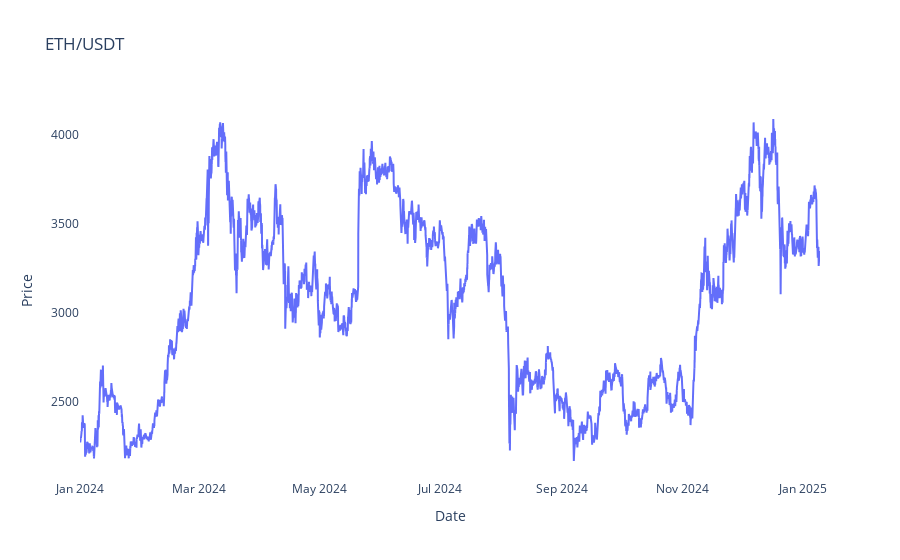

Write notebook code for a chart like this one.
### Code cell
linear_plot(df, 'ETH/USDT')

### Figure 1 — Plotly figure (JSON) as saved in the notebook; plotly's stock layout.template omitted (floating-point values rounded to 4 significant figures; data arrays with more than 128 entries replaced by an {"elided": "..."} marker saying what was removed)
{"data": [{"mode": "lines", "x": {"elided": "8986 str values"}, "y": {"elided": "8986 float values"}, "type": "scatter"}], "layout": {"plot_bgcolor": "white", "xaxis": {"title": {"text": "Date"}}, "yaxis": {"title": {"text": "Price"}}, "title": {"text": "ETH/USDT"}}}
